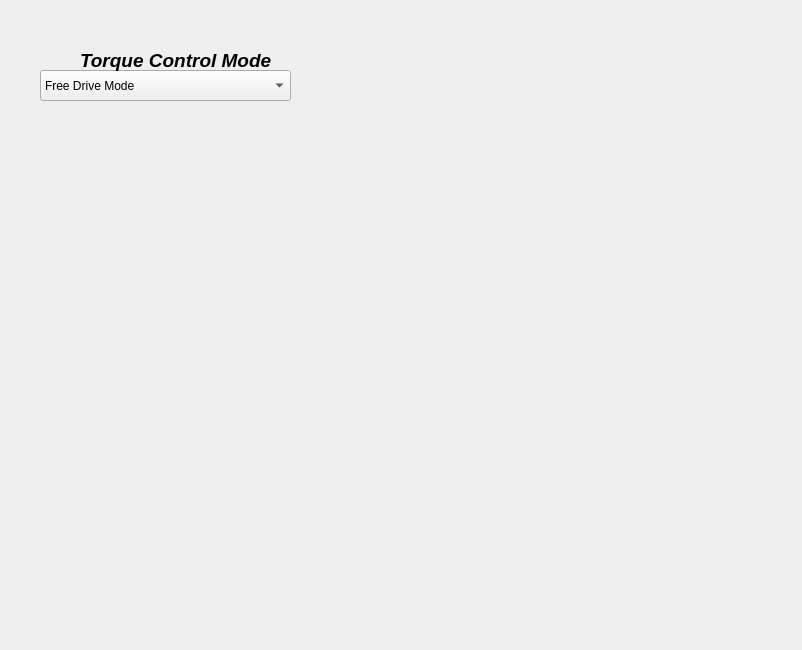
<?xml version="1.0" encoding="UTF-8"?>
<ui version="4.0">
 <class>Form</class>
 <widget class="QWidget" name="Form">
  <property name="geometry">
   <rect>
    <x>0</x>
    <y>0</y>
    <width>802</width>
    <height>650</height>
   </rect>
  </property>
  <property name="windowTitle">
   <string>Form</string>
  </property>
  <widget class="QComboBox" name="comboBox">
   <property name="geometry">
    <rect>
     <x>40</x>
     <y>70</y>
     <width>251</width>
     <height>31</height>
    </rect>
   </property>
   <item>
    <property name="text">
     <string>Free Drive Mode</string>
    </property>
   </item>
   <item>
    <property name="text">
     <string>Impedance Control</string>
    </property>
   </item>
  </widget>
  <widget class="QLabel" name="label">
   <property name="geometry">
    <rect>
     <x>80</x>
     <y>50</y>
     <width>241</width>
     <height>21</height>
    </rect>
   </property>
   <property name="font">
    <font>
     <pointsize>14</pointsize>
     <weight>75</weight>
     <italic>true</italic>
     <bold>true</bold>
    </font>
   </property>
   <property name="text">
    <string>Torque Control Mode</string>
   </property>
  </widget>
 </widget>
 <resources/>
 <connections/>
</ui>
